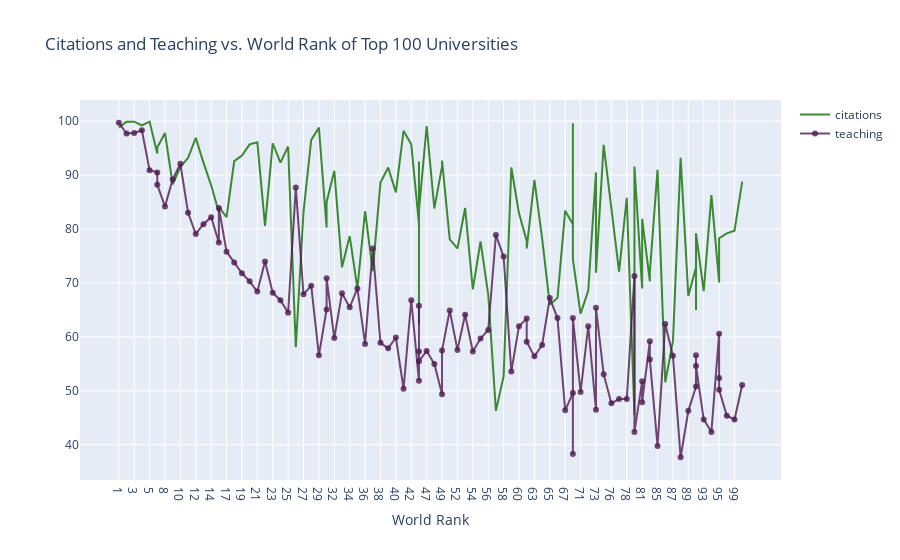

Notebook code for this chart:
### Markdown cell above
## Parameter im Detail

### **`x = df.world_rank`**
- Werte aus der Spalte `df.world_rank` werden auf der **x-Achse** dargestellt.
- Enthält vermutlich die **Weltranglistenpositionen der Universitäten**.

### **`y = df.citations`**
- Werte aus der Spalte `df.citations` werden auf der **y-Achse** dargestellt.
- Enthält vermutlich die **Anzahl wissenschaftlicher Zitationen** einer Universität.

### **`mode = 'lines'`**
- Bestimmt, wie die Daten visualisiert werden:
  - `'lines'` → Nur Linien **(aktuelle Einstellung)**
  - `'markers'` → Nur Punkte
  - `'lines+markers'` → Linien mit Punkten

### **`name = 'citations'`**
- Legt den Namen für diese Datenreihe fest.
- Dieser Name erscheint in der **Legende** des Diagramms.

### **`marker = dict(color = 'rgba(16, 112, 2, 0.8)')`**
- Definiert das **Design der Linien/Punkte**.
- Farbe: **dunkles Grün (RGBA: 16, 112, 2, 0.8)**
  - **Rot = 16**, **Grün = 112**, **Blau = 2**, **Alpha = 0.8** (leicht durchsichtig).

### **`text = df.university_name`**
- Zeigt **Tooltip-Text** an.
- Beim Überfahren eines Punktes wird der **Name der Universität** angezeigt.

### Code cell
import plotly.graph_objs as go
import plotly.offline as pyo
import plotly.io as pio

pio.renderers.default = "vscode"

trace1 = go.Scatter(
    x = df.world_rank, 
    y = df.citations, 
    mode = 'lines', 
    name = 'citations', 
    marker = dict(color = 'rgba(16, 112, 2, 0.8)'),
    text = df.university_name
    )

trace2 = go.Scatter(
    x = df.world_rank,
    y = df.teaching,
    mode = 'lines+markers',
    name = 'teaching',
    marker = dict(color = 'rgba(80, 26, 80, 0.8)'),
    text = df.university_name
    )

data = [trace1, trace2]
layout = dict(title = 'Citations and Teaching vs. World Rank of Top 100 Universities', 
              xaxis = dict(title= 'World Rank', ticklen=5, zeroline= False))

fig = dict(data = data, layout = layout)
pyo.iplot(fig)

### Figure 1 — Plotly figure (JSON) as saved in the notebook; plotly's stock layout.template omitted (floating-point values rounded to 4 significant figures)
{"data": [{"marker": {"color": "rgba(16, 112, 2, 0.8)"}, "mode": "lines", "name": "citations", "text": ["Harvard University", "California Institute of Technology", "Massachusetts Institute of Technology", "Stanford University", "Princeton University", "University of Cambridge", "University of Oxford", "University of California, Berkeley", "Imperial College London", "Yale University", "University of California, Los Angeles", "University of Chicago", "Johns Hopkins University", "Cornell University", "ETH Zurich – Swiss Federal Institute of Technology Zurich", "University of Michigan", "University of Toronto", "Columbia University", "University of Pennsylvania", "Carnegie Mellon University", "University of Hong Kong", "University College London", "University of Washington", "Duke University", "Northwestern University", "University of Tokyo", "Georgia Institute of Technology", "Pohang University of Science and Technology", "University of California, Santa Barbara", "University of British Columbia", "University of North Carolina at Chapel Hill", "University of California, San Diego", "University of Illinois at Urbana-Champaign", "National University of Singapore", "McGill University", "University of Melbourne", "Peking University", "Washington University in St Louis", "École Polytechnique", "University of Edinburgh", "Hong Kong University of Science and Technology", "École Normale Supérieure", "Australian National University", "Karolinska Institute", "University of Göttingen", "University of Wisconsin", "Rice University", "École Polytechnique Fédérale de Lausanne", "University of California, Irvine", "University of Science and Technology of China", "Vanderbilt University", "University of Minnesota", "Tufts University", "University of California, Davis", "Brown University", "University of Massachusetts", "Kyoto University", "Tsinghua University", "Boston University", "New York University", "Emory University", "LMU Munich", "University of Notre Dame", "University of Pittsburgh", "Case Western Reserve University", "Ohio State University", "University of Colorado Boulder", "University of Bristol", "University of California, Santa Cruz", "Yeshiva University", "University of Sydney", "University of Virginia", "University of Adelaide", "University of Southern California", "William & Mary", "Trinity College Dublin", "King’s College London", "Stony Brook University", "Korea Advanced Institute of Science and Technology (KAIST)", "University of Sussex", "The University of Queensland", "University of York", "Heidelberg University", "University of Utah", "Durham University", "London School of Economics and Political Science", "University of Manchester", "Royal Holloway, University of London", "Lund University", "University of Southampton", "University of Zurich", "Wake Forest University", "McMaster University", "University College Dublin", "George Washington University", "University of Arizona", "University of Basel", "University of Maryland, College Park", "Dartmouth College", "École Normale Supérieure de Lyon"], "type": "scatter", "x": ["1", "2", "3", "4", "5", "6", "6", "8", "9", "10", "11", "12", "13", "14", "15", "15", "17", "18", "19", "20", "21", "22", "23", "24", "25", "26", "27", "28", "29", "30", "30", "32", "33", "34", "35", "36", "37", "38", "39", "40", "41", "42", "43", "43", "43", "43", "47", "48", "49", "49", "51", "52", "53", "54", "55", "56", "57", "58", "59", "60", "61", "61", "63", "64", "65", "66", "67", "68", "68", "68", "71", "72", "73", "73", "75", "76", "77", "78", "79", "79", "81", "81", "83", "83", "85", "86", "87", "88", "89", "90", "90", "90", "93", "94", "95", "95", "95", "98", "99", "100"], "y": [98.8, 99.9, 99.9, 99.2, 99.9, 94, 95.1, 97.8, 88.3, 91.5, 93.2, 96.9, 92.3, 88.1, 83.1, 84.1, 82.2, 92.6, 93.6, 95.7, 96.1, 80.6, 95.9, 92.3, 95.3, 58.1, 83.2, 96.5, 98.8, 80.3, 85, 90.8, 72.9, 78.7, 69, 83.3, 72.2, 88.6, 91.4, 86.8, 98.2, 95.7, 81, 62.3, 92.5, 83.4, 99.1, 83.8, 91.6, 92.7, 78.1, 76.4, 83.9, 68.8, 77.7, 67.9, 46.3, 52.7, 91.4, 82.9, 77.8, 76.4, 89.1, 78.3, 66, 67.2, 83.4, 80.9, 99.6, 74.4, 64.3, 68.6, 90.5, 71.9, 95.6, 84.4, 72.1, 85.8, 45.5, 91.6, 69, 81.9, 70.3, 72, 91, 51.6, 59.2, 93.2, 67.6, 72.9, 65, 79.2, 68.5, 86.3, 70.2, 70.1, 78.3, 79.2, 79.7, 88.8]}, {"marker": {"color": "rgba(80, 26, 80, 0.8)"}, "mode": "lines+markers", "name": "teaching", "text": ["Harvard University", "California Institute of Technology", "Massachusetts Institute of Technology", "Stanford University", "Princeton University", "University of Cambridge", "University of Oxford", "University of California, Berkeley", "Imperial College London", "Yale University", "University of California, Los Angeles", "University of Chicago", "Johns Hopkins University", "Cornell University", "ETH Zurich – Swiss Federal Institute of Technology Zurich", "University of Michigan", "University of Toronto", "Columbia University", "University of Pennsylvania", "Carnegie Mellon University", "University of Hong Kong", "University College London", "University of Washington", "Duke University", "Northwestern University", "University of Tokyo", "Georgia Institute of Technology", "Pohang University of Science and Technology", "University of California, Santa Barbara", "University of British Columbia", "University of North Carolina at Chapel Hill", "University of California, San Diego", "University of Illinois at Urbana-Champaign", "National University of Singapore", "McGill University", "University of Melbourne", "Peking University", "Washington University in St Louis", "École Polytechnique", "University of Edinburgh", "Hong Kong University of Science and Technology", "École Normale Supérieure", "Australian National University", "Karolinska Institute", "University of Göttingen", "University of Wisconsin", "Rice University", "École Polytechnique Fédérale de Lausanne", "University of California, Irvine", "University of Science and Technology of China", "Vanderbilt University", "University of Minnesota", "Tufts University", "University of California, Davis", "Brown University", "University of Massachusetts", "Kyoto University", "Tsinghua University", "Boston University", "New York University", "Emory University", "LMU Munich", "University of Notre Dame", "University of Pittsburgh", "Case Western Reserve University", "Ohio State University", "University of Colorado Boulder", "University of Bristol", "University of California, Santa Cruz", "Yeshiva University", "University of Sydney", "University of Virginia", "University of Adelaide", "University of Southern California", "William & Mary", "Trinity College Dublin", "King’s College London", "Stony Brook University", "Korea Advanced Institute of Science and Technology (KAIST)", "University of Sussex", "The University of Queensland", "University of York", "Heidelberg University", "University of Utah", "Durham University", "London School of Economics and Political Science", "University of Manchester", "Royal Holloway, University of London", "Lund University", "University of Southampton", "University of Zurich", "Wake Forest University", "McMaster University", "University College Dublin", "George Washington University", "University of Arizona", "University of Basel", "University of Maryland, College Park", "Dartmouth College", "École Normale Supérieure de Lyon"], "type": "scatter", "x": ["1", "2", "3", "4", "5", "6", "6", "8", "9", "10", "11", "12", "13", "14", "15", "15", "17", "18", "19", "20", "21", "22", "23", "24", "25", "26", "27", "28", "29", "30", "30", "32", "33", "34", "35", "36", "37", "38", "39", "40", "41", "42", "43", "43", "43", "43", "47", "48", "49", "49", "51", "52", "53", "54", "55", "56", "57", "58", "59", "60", "61", "61", "63", "64", "65", "66", "67", "68", "68", "68", "71", "72", "73", "73", "75", "76", "77", "78", "79", "79", "81", "81", "83", "83", "85", "86", "87", "88", "89", "90", "90", "90", "93", "94", "95", "95", "95", "98", "99", "100"], "y": [99.7, 97.7, 97.8, 98.3, 90.9, 90.5, 88.2, 84.2, 89.2, 92.1, 83, 79.1, 80.9, 82.2, 77.5, 83.9, 75.8, 73.8, 71.8, 70.3, 68.4, 74, 68.2, 66.8, 64.5, 87.7, 67.9, 69.5, 56.6, 65.1, 70.9, 59.8, 68.1, 65.5, 69, 58.7, 76.4, 58.9, 57.9, 59.9, 50.4, 66.8, 51.9, 65.8, 57.3, 55.5, 57.4, 55, 49.4, 57.5, 64.9, 57.6, 64.1, 57.3, 59.7, 61.3, 78.9, 74.9, 53.6, 62, 63.4, 59.1, 56.4, 58.5, 67.2, 63.5, 46.4, 49.6, 38.3, 63.5, 49.8, 62, 46.5, 65.4, 53.1, 47.7, 48.5, 48.5, 71.3, 42.4, 51.8, 47.9, 59.2, 55.8, 39.8, 62.4, 56.5, 37.7, 46.3, 50.8, 56.6, 54.6, 44.7, 42.4, 60.6, 52.4, 50.2, 45.4, 44.7, 51.1]}], "layout": {"title": {"text": "Citations and Teaching vs. World Rank of Top 100 Universities"}, "xaxis": {"ticklen": 5, "title": {"text": "World Rank"}, "zeroline": false}}}
